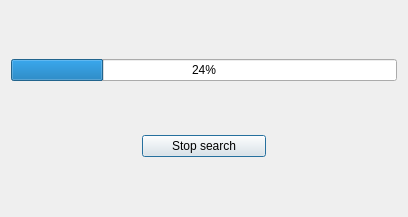
<?xml version="1.0" encoding="UTF-8"?>
<ui version="4.0">
 <class>SearchDialog</class>
 <widget class="QDialog" name="SearchDialog">
  <property name="geometry">
   <rect>
    <x>0</x>
    <y>0</y>
    <width>408</width>
    <height>217</height>
   </rect>
  </property>
  <property name="windowTitle">
   <string>Dialog</string>
  </property>
  <layout class="QGridLayout" name="gridLayout">
   <item row="1" column="0">
    <spacer name="horizontalSpacer">
     <property name="orientation">
      <enum>Qt::Horizontal</enum>
     </property>
     <property name="sizeType">
      <enum>QSizePolicy::Preferred</enum>
     </property>
     <property name="sizeHint" stdset="0">
      <size>
       <width>100</width>
       <height>20</height>
      </size>
     </property>
    </spacer>
   </item>
   <item row="1" column="1">
    <widget class="QPushButton" name="stopSearchButton">
     <property name="text">
      <string>Stop search</string>
     </property>
    </widget>
   </item>
   <item row="1" column="2">
    <spacer name="horizontalSpacer_2">
     <property name="orientation">
      <enum>Qt::Horizontal</enum>
     </property>
     <property name="sizeType">
      <enum>QSizePolicy::Preferred</enum>
     </property>
     <property name="sizeHint" stdset="0">
      <size>
       <width>100</width>
       <height>20</height>
      </size>
     </property>
    </spacer>
   </item>
   <item row="0" column="0" colspan="3">
    <widget class="QProgressBar" name="progressBar">
     <property name="value">
      <number>24</number>
     </property>
     <property name="invertedAppearance">
      <bool>false</bool>
     </property>
    </widget>
   </item>
  </layout>
 </widget>
 <resources/>
 <connections/>
</ui>
